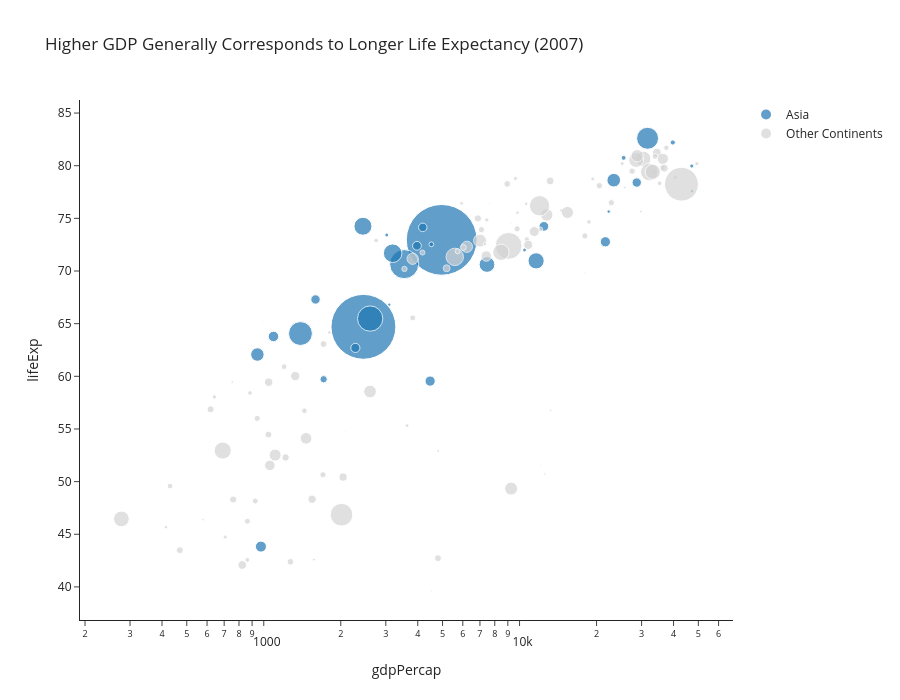

Notebook source saved alongside this figure:
### Code cell
# Task 2

plot_df = df[df["year"] == 2007].copy()

plot_df["highlight"] = plot_df["continent"].apply(
    lambda x: "Asia" if x == "Asia" else "Other Continents"
)

fig = px.scatter(
    plot_df,
    x="gdpPercap",
    y="lifeExp",
    size="pop",
    color="highlight",
    hover_name="country",
    size_max=50,
    log_x=True,
    color_discrete_map={
        "Asia": "#1f77b4",
        "Other Continents": "lightgrey"
    },
    title="Higher GDP Generally Corresponds to Longer Life Expectancy (2007)"
)

fig.add_annotation(
    x=40000,
    y=82,
    text="Wealthier countries tend to have higher life expectancy",
    showarrow=True,
    arrowhead=2
)

fig.update_layout(
    template="simple_white",
    height=700,
    legend_title=""
)

fig.show()

### Figure 1 — Plotly figure (JSON) as saved in the notebook; plotly's stock layout.template omitted (floating-point values rounded to 4 significant figures)
{"data": [{"hovertemplate": "<b>%{hovertext}</b><br><br>highlight=Asia<br>gdpPercap=%{x}<br>lifeExp=%{y}<br>pop=%{marker.size}<extra></extra>", "hovertext": ["Afghanistan", "Bahrain", "Bangladesh", "Cambodia", "China", "Hong Kong, China", "India", "Indonesia", "Iran", "Iraq", "Israel", "Japan", "Jordan", "Korea, Dem. Rep.", "Korea, Rep.", "Kuwait", "Lebanon", "Malaysia", "Mongolia", "Myanmar", "Nepal", "Oman", "Pakistan", "Philippines", "Saudi Arabia", "Singapore", "Sri Lanka", "Syria", "Taiwan", "Thailand", "Vietnam", "West Bank and Gaza", "Yemen, Rep."], "legendgroup": "Asia", "marker": {"color": "#1f77b4", "size": [31889923, 708573, 150448339, 14131858, 1318683096, 6980412, 1110396331, 223547000, 69453570, 27499638, 6426679, 127467972, 6053193, 23301725, 49044790, 2505559, 3921278, 24821286, 2874127, 47761980, 28901790, 3204897, 169270617, 91077287, 27601038, 4553009, 20378239, 19314747, 23174294, 65068149, 85262356, 4018332, 22211743], "sizemode": "area", "sizeref": 527500.0, "symbol": "circle"}, "mode": "markers", "name": "Asia", "orientation": "v", "showlegend": true, "type": "scatter", "x": [974.6, 29800.0, 1391.0, 1714.0, 4959.0, 39720.0, 2452.0, 3541.0, 11610.0, 4471.0, 25520.0, 31660.0, 4519.0, 1593.0, 23350.0, 47310.0, 10460.0, 12450.0, 3096.0, 944.0, 1091.0, 22320.0, 2606.0, 3190.0, 21650.0, 47140.0, 3970.0, 4185.0, 28720.0, 7458.0, 2442.0, 3025.0, 2281.0], "xaxis": "x", "y": [43.83, 75.64, 64.06, 59.72, 72.96, 82.21, 64.7, 70.65, 70.96, 59.55, 80.75, 82.6, 72.53, 67.3, 78.62, 77.59, 71.99, 74.24, 66.8, 62.07, 63.78, 75.64, 65.48, 71.69, 72.78, 79.97, 72.4, 74.14, 78.4, 70.62, 74.25, 73.42, 62.7], "yaxis": "y"}, {"hovertemplate": "<b>%{hovertext}</b><br><br>highlight=Other Continents<br>gdpPercap=%{x}<br>lifeExp=%{y}<br>pop=%{marker.size}<extra></extra>", "hovertext": ["Albania", "Algeria", "Angola", "Argentina", "Australia", "Austria", "Belgium", "Benin", "Bolivia", "Bosnia and Herzegovina", "Botswana", "Brazil", "Bulgaria", "Burkina Faso", "Burundi", "Cameroon", "Canada", "Central African Republic", "Chad", "Chile", "Colombia", "Comoros", "Congo, Dem. Rep.", "Congo, Rep.", "Costa Rica", "Cote d'Ivoire", "Croatia", "Cuba", "Czech Republic", "Denmark", "Djibouti", "Dominican Republic", "Ecuador", "Egypt", "El Salvador", "Equatorial Guinea", "Eritrea", "Ethiopia", "Finland", "France", "Gabon", "Gambia", "Germany", "Ghana", "Greece", "Guatemala", "Guinea", "Guinea-Bissau", "Haiti", "Honduras", "Hungary", "Iceland", "Ireland", "Italy", "Jamaica", "Kenya", "Lesotho", "Liberia", "Libya", "Madagascar", "Malawi", "Mali", "Mauritania", "Mauritius", "Mexico", "Montenegro", "Morocco", "Mozambique", "Namibia", "Netherlands", "New Zealand", "Nicaragua", "Niger", "Nigeria", "Norway", "Panama", "Paraguay", "Peru", "Poland", "Portugal", "Puerto Rico", "Reunion", "Romania", "Rwanda", "Sao Tome and Principe", "Senegal", "Serbia", "Sierra Leone", "Slovak Republic", "Slovenia", "Somalia", "South Africa", "Spain", "Sudan", "Swaziland", "Sweden", "Switzerland", "Tanzania", "Togo", "Trinidad and Tobago", "Tunisia", "Turkey", "Uganda", "United Kingdom", "United States", "Uruguay", "Venezuela", "Zambia", "Zimbabwe"], "legendgroup": "Other Continents", "marker": {"color": "lightgrey", "size": [3600523, 33333216, 12420476, 40301927, 20434176, 8199783, 10392226, 8078314, 9119152, 4552198, 1639131, 190010647, 7322858, 14326203, 8390505, 17696293, 33390141, 4369038, 10238807, 16284741, 44227550, 710960, 64606759, 3800610, 4133884, 18013409, 4493312, 11416987, 10228744, 5468120, 496374, 9319622, 13755680, 80264543, 6939688, 551201, 4906585, 76511887, 5238460, 61083916, 1454867, 1688359, 82400996, 22873338, 10706290, 12572928, 9947814, 1472041, 8502814, 7483763, 9956108, 301931, 4109086, 58147733, 2780132, 35610177, 2012649, 3193942, 6036914, 19167654, 13327079, 12031795, 3270065, 1250882, 108700891, 684736, 33757175, 19951656, 2055080, 16570613, 4115771, 5675356, 12894865, 135031164, 4627926, 3242173, 6667147, 28674757, 38518241, 10642836, 3942491, 798094, 22276056, 8860588, 199579, 12267493, 10150265, 6144562, 5447502, 2009245, 9118773, 43997828, 40448191, 42292929, 1133066, 9031088, 7554661, 38139640, 5701579, 1056608, 10276158, 71158647, 29170398, 60776238, 301139947, 3447496, 26084662, 11746035, 12311143], "sizemode": "area", "sizeref": 527500.0, "symbol": "circle"}, "mode": "markers", "name": "Other Continents", "orientation": "v", "showlegend": true, "type": "scatter", "x": [5937.0, 6223.0, 4797.0, 12780.0, 34440.0, 36130.0, 33690.0, 1441.0, 3822.0, 7446.0, 12570.0, 9066.0, 10680.0, 1217.0, 430.1, 2042.0, 36320.0, 706.0, 1704.0, 13170.0, 7007.0, 986.1, 277.6, 3633.0, 9645.0, 1545.0, 14620.0, 8948.0, 22830.0, 35280.0, 2082.0, 6025.0, 6873.0, 5581.0, 5728.0, 12150.0, 641.4, 690.8, 33210.0, 30470.0, 13210.0, 752.7, 32170.0, 1328.0, 27540.0, 5186.0, 942.7, 579.2, 1202.0, 3548.0, 18010.0, 36180.0, 40680.0, 28570.0, 7321.0, 1463.0, 1569.0, 414.5, 12060.0, 1045.0, 759.3, 1043.0, 1803.0, 10960.0, 11980.0, 9254.0, 3820.0, 823.7, 4811.0, 36800.0, 25190.0, 2749.0, 619.7, 2014.0, 49360.0, 9809.0, 4173.0, 7409.0, 15390.0, 20510.0, 19330.0, 7670.0, 10810.0, 863.1, 1598.0, 1712.0, 9787.0, 862.5, 18680.0, 25770.0, 926.1, 9270.0, 28820.0, 2602.0, 4513.0, 33860.0, 37510.0, 1107.0, 883.0, 18010.0, 7093.0, 8458.0, 1056.0, 33200.0, 42950.0, 10610.0, 11420.0, 1271.0, 469.7], "xaxis": "x", "y": [76.42, 72.3, 42.73, 75.32, 81.23, 79.83, 79.44, 56.73, 65.55, 74.85, 50.73, 72.39, 73.0, 52.3, 49.58, 50.43, 80.65, 44.74, 50.65, 78.55, 72.89, 65.15, 46.46, 55.32, 78.78, 48.33, 75.75, 78.27, 76.49, 78.33, 54.79, 72.23, 74.99, 71.34, 71.88, 51.58, 58.04, 52.95, 79.31, 80.66, 56.73, 59.45, 79.41, 60.02, 79.48, 70.26, 56.01, 46.39, 60.92, 70.2, 73.34, 81.76, 78.89, 80.55, 72.57, 54.11, 42.59, 45.68, 73.95, 59.44, 48.3, 54.47, 64.16, 72.8, 76.19, 74.54, 71.16, 42.08, 52.91, 79.76, 80.2, 72.9, 56.87, 46.86, 80.2, 75.54, 71.75, 71.42, 75.56, 78.1, 78.75, 76.44, 72.48, 46.24, 65.53, 63.06, 74.0, 42.57, 74.66, 77.93, 48.16, 49.34, 80.94, 58.56, 39.61, 80.88, 81.7, 52.52, 58.42, 69.82, 73.92, 71.78, 51.54, 79.42, 78.24, 76.38, 73.75, 42.38, 43.49], "yaxis": "y"}], "layout": {"annotations": [{"arrowhead": 2, "showarrow": true, "text": "Wealthier countries tend to have higher life expectancy", "x": 40000, "y": 82}], "height": 700, "legend": {"itemsizing": "constant", "title": {"text": ""}, "tracegroupgap": 0}, "title": {"text": "Higher GDP Generally Corresponds to Longer Life Expectancy (2007)"}, "xaxis": {"anchor": "y", "domain": [0, 1], "title": {"text": "gdpPercap"}, "type": "log"}, "yaxis": {"anchor": "x", "domain": [0, 1], "title": {"text": "lifeExp"}}}}
